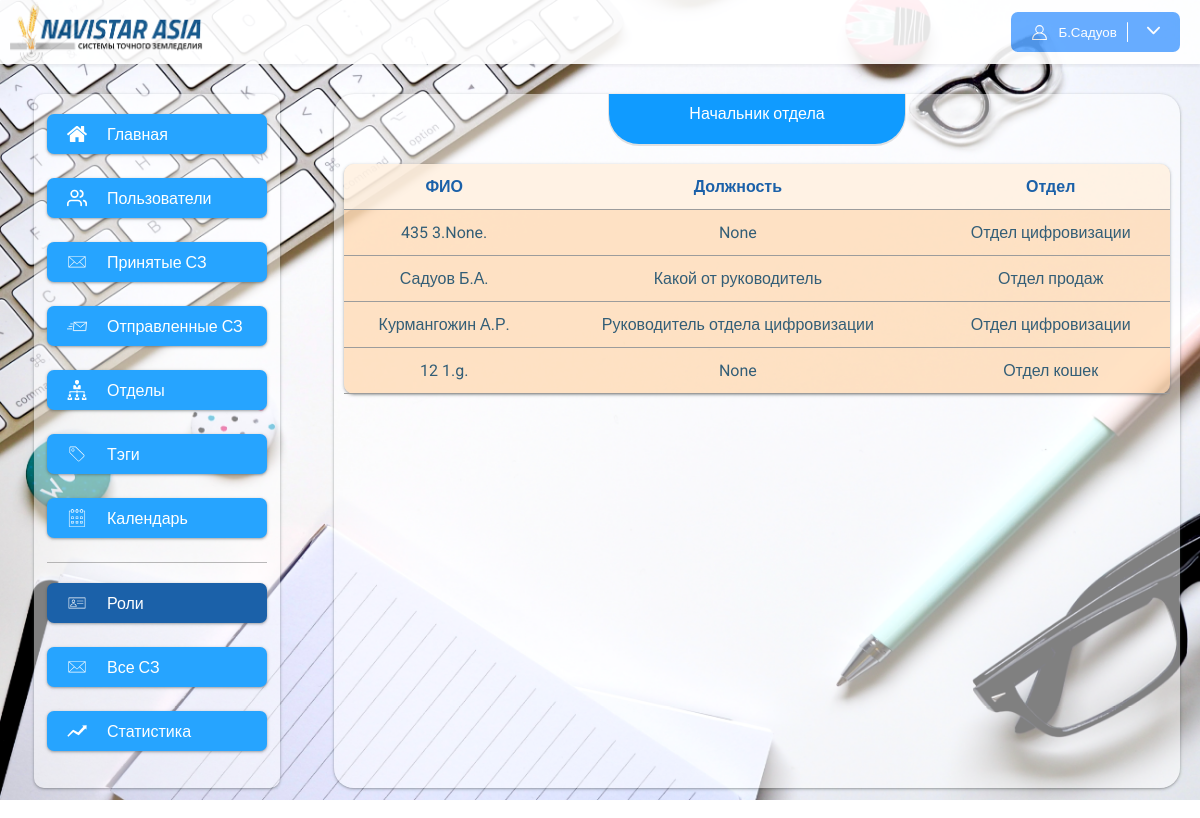
Screenshot of /roles/1 (signed in) with the database file from the repository.
### app/models.py (models this page shows, shortened)
class Role(models.Model):
    name = models.CharField(max_length=120)
    code = models.CharField(max_length=120, null=True, blank=True)
    class Meta:
        verbose_name = "Роль"
        verbose_name_plural = "Роли"

class Profile(models.Model):
    picture = models.FileField(upload_to="users_avatar", null=True, blank=True)
    position = models.CharField(max_length=300, null=True, blank=True)
    user = models.OneToOneField(User, on_delete=models.CASCADE, related_name="profile")
    patronymic = models.CharField(max_length=120, null=True, blank=True)
    signature = models.FileField(upload_to='user_signatures', null=True, blank=True)
    is_admin = models.BooleanField(default=False)
    role = models.ForeignKey(Role, on_delete=models.PROTECT, null=True, blank=True, related_name="users")
    department = models.ForeignKey(Department, on_delete=models.PROTECT, null=True, blank=True, related_name="profiles")
    mobile = models.CharField(max_length=100, null=True, blank=True)
    birth_date = models.DateField(null=True, blank=True)
    blocked = models.BooleanField(default=False)
    class Meta:
        verbose_name = "Профиль"
        verbose_name_plural = "Профили"

class Department(models.Model):
    picture = models.FileField(upload_to='department_pictures', null=True, blank=True)
    name = models.CharField(max_length=200)
    archive = models.BooleanField(default=False)
    def __str__(self):
        return self.name
    class Meta:
        verbose_name = "Отдел"
        verbose_name_plural = "Отделы"

### app/views.py (the view)
# urls.py: path("roles/<int:pk>", role_detail, name="role_detail"),
@login_required()
def role_detail(request, pk):
    role = Role.objects.get(pk=pk)
    return render(request, "role_detail.html", {"role": role})

### app/templates/role_detail.html (shortened to what this page needs)
{% extends 'base.html' %}
{% block content %}
<div class="content">
    <div class="content_title">
        {{ role.name }}
    </div>
    <table class="my_table">
        <tr>
            <th class="my_th">ФИО</th>
            <th class="my_th">Должность</th>
            <th class="my_th">Отдел</th>
        </tr>
        {% for i in role.users.all %}
        <tr>
            <td class="my_td">{{ i.user.last_name }} {{ i.user.first_name|slice:"1" }}.{{ i.patronymic|slice:"1" }}.</td>
            <td class="my_td">{{ i.position }}</td>
            <td class="my_td">{{ i.department }}</td>
        </tr>
        {% endfor %}
    </table>
</div>
{% endblock %}

### app/templates/base.html (shortened to what this page needs)
{% load static %}
<!DOCTYPE html>
<html>
<head>
    <link rel="stylesheet" href="{% static 'css/style.css' %}">
</head>
<body>
<div class="wrapper">
    <div class="header">
        <img src="{% static 'img/navistar.png' %}" height="100%">
        <button class="profile_button">
            {% if request.user.is_authenticated %}
            <img src="{% static 'img/profile.svg' %}" alt="" width="17px" height="17px">
				<span>
					{{ request.user.first_name|slice:"1" }}.{{ request.user.last_name }}
				</span>
            <span style="cursor: pointer" onclick="show_menu()">
                <img src="{% static 'img/arrow.svg' %}" alt="" width="13px" height="13px">
            </span>
            {% else %}
            <span>Войти</span>
            {% endif %}
        </button>
    </div>
    <div class="main">
        {% include 'include/sidebar_menu.html' %}
        {% block content %}
        {% endblock %}
    </div>
</div>
<img class="background" src="{% static 'img/15.jpg' %}">
</body>
</html>

### app/static/css/style.css (style rules this page uses)
body { padding:0px; margin:0px; overflow-x:hidden; font-family: 'Roboto', sans-serif; }
.wrapper { width:100%; position: absolute; }
.background { height: 100vh; position: fixed; z-index: -1; width:100%; }
.header { box-shadow: 0px 2px 3px rgba(57, 57, 57, 0.09); height: 64px; background-color: #fff; opacity: .9; display: flex; justify-content: space-between; align-items: center; }
.header img { margin-left: 10px; }
.profile_button { background-color: #58A5FF; border-width: 0px; padding: 10px; color:white; border-radius: 7px; display: flex; margin-right:20px; align-items: center; }
.profile_button img { margin-right:10px; }
.main { display: flex; flex-direction: row; }
.content { flex-grow: 1; padding: 10px; padding-bottom:30px; min-height: 500px; margin:30px 20px; background: rgba(255, 255, 255, 0.5); box-shadow: 0px 4px 4px rgba(204, 204, 204, 0.25); box-shadow: 0 1px 2px 0 rgb(60 64 67 / 30%), 0 1px 3px 1px rgb(60 64 67 / 15%); border-radius: 20px; }
.content_title { padding: 10px 80px; border-bottom-right-radius: 30px; border-bottom-left-radius: 30px; font-family: 'Montserrat', sans-serif; color: #ffffff; width: fit-content; margin: auto; display: block; box-shadow: 0px 1px 0px 1px #78787836; background: #348cfb; background:#77a7ff; background:#109bff; height: 30px; margin-top: -10px; }
.my_table { border-spacing: 0px; width: 100%; background: #ffd3a5a6; max-width: 1200px; margin: auto; margin-top: 20px; box-shadow: 0 1px 2px 0 rgb(60 64 67 / 30%), 0 1px 3px 1px rgb(60 64 67 / 15%); border-radius: 10px; }
.my_td, .my_th { color: #335e77; text-align: center; padding: 13px 10px; border-bottom: 1px solid #9c9c9c; }
.my_th:first-child { border-top-left-radius:10px; }
.my_th:last-child { border-top-right-radius:10px; }
.my_th { background:blanchedalmond; color: #1b61a9; background: #ffffff8c; }

### rows the page displays
Role: name "Начальник отдела"
Profile: user.last_name "435", user.first_name "3", patronymic "None", position "None", department "Отдел цифровизации"
Profile: user.last_name "Садуов", user.first_name "Б", patronymic "А", position "Какой от руководитель", department "Отдел продаж"
Profile: user.last_name "Курмангожин", user.first_name "А", patronymic "Р", position "Руководитель отдела цифровизации", department "Отдел цифровизации"
Profile: user.last_name "12", user.first_name "1", patronymic "g", position "None", department "Отдел кошек"

### other values shown
{{ request.user.first_name|slice:"1" }} "Б"
{{ request.user.last_name }} "Садуов"
